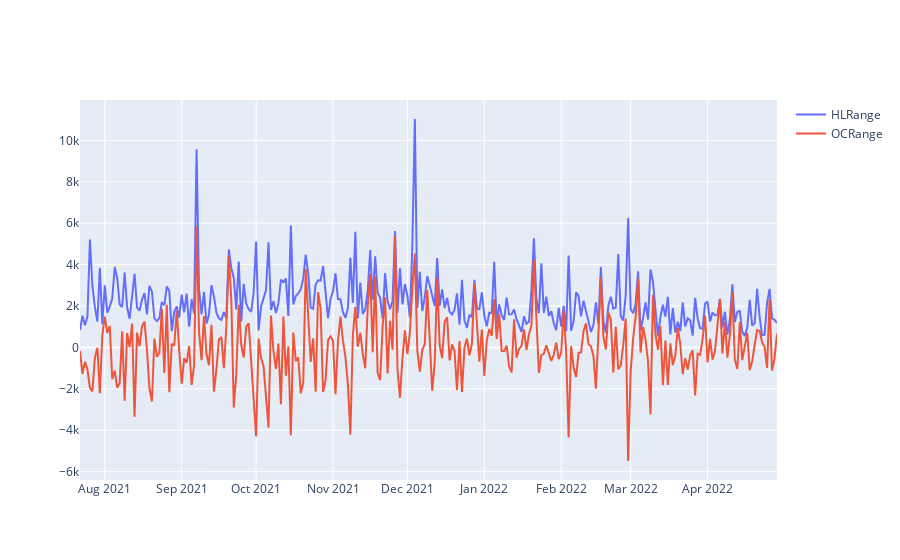

Notebook cell for this chart:
### Code cell
fig = go.Figure()

fig.add_trace(go.Scatter(x = df['Date'], y = df['HLRange'], name = 'HLRange'))
fig.add_trace(go.Scatter(x = df['Date'], y = df['OCRange'], name = 'OCRange'))

### Figure 1 — Plotly figure (JSON) as saved in the notebook; plotly's stock layout.template omitted (floating-point values rounded to 4 significant figures; data arrays with more than 128 entries replaced by an {"elided": "..."} marker saying what was removed)
{"data": [{"name": "HLRange", "type": "scatter", "x": {"elided": "282 str values"}, "y": {"elided": "282 float values"}}, {"name": "OCRange", "type": "scatter", "x": {"elided": "282 str values"}, "y": {"elided": "282 float values"}}], "layout": {}}
